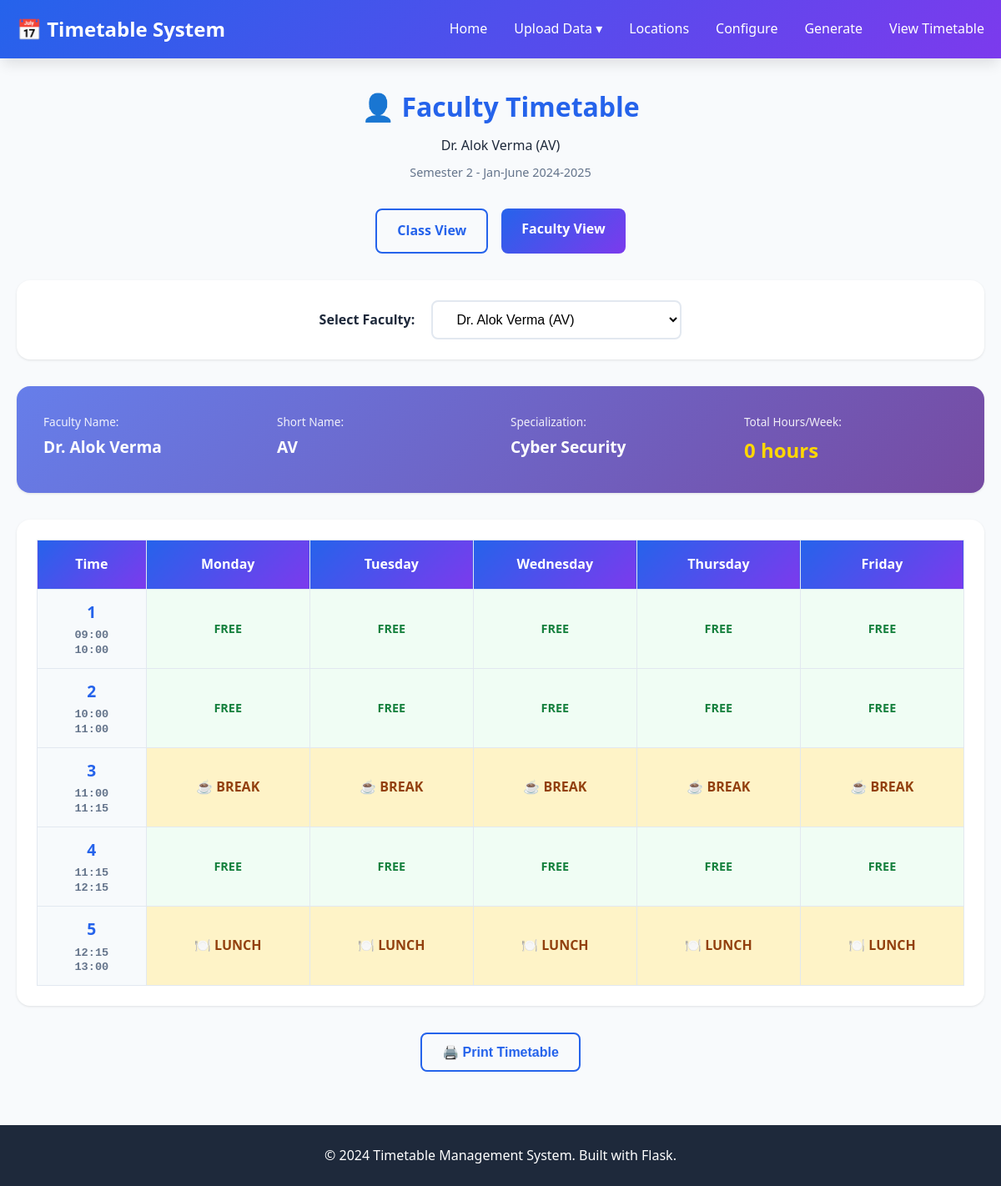
The app's page /timetable?type=faculty with its own data.
### tables this page shows
CREATE TABLE faculty (
            id INTEGER PRIMARY KEY AUTOINCREMENT,
            faculty_name TEXT NOT NULL,
            short_name TEXT NOT NULL UNIQUE,
            specialization TEXT,
            availability TEXT DEFAULT 'Mon,Tue,Wed,Thu,Fri,Sat',
            max_hours_per_week INTEGER DEFAULT 24,
            created_at TIMESTAMP DEFAULT CURRENT_TIMESTAMP
        );

CREATE TABLE academic_config (
            id INTEGER PRIMARY KEY AUTOINCREMENT,
            academic_year TEXT NOT NULL,
            term TEXT NOT NULL,
            semester INTEGER NOT NULL,
            working_days TEXT NOT NULL,
            shift_mode TEXT NOT NULL,
            shift_timings TEXT,
            created_at TIMESTAMP DEFAULT CURRENT_TIMESTAMP,
            is_active INTEGER DEFAULT 1
        );

### app.py (the view)
@app.route('/timetable')
def view_timetable():
    active_config = get_active_config()
    if not active_config:
        flash('Please configure academic settings first', 'error')
        return redirect(url_for('configure_page'))
    view_type = request.args.get('type', 'class')
    if view_type == 'class':
        if active_config['shift_mode'] == 'multi':
            timetable_data = get_class_timetable_multishift(active_config['id'])
        else:
            timetable_data = get_class_timetable_grid(active_config['id'])
        if not timetable_data:
            flash('No timetable data found', 'error')
            return redirect(url_for('generate_page'))
        stats = get_timetable_statistics(active_config['id'])
        if timetable_data.get('is_multi_shift'):
            return render_template('timetable_class.html',
                                 config=timetable_data['config'],
                                 days=timetable_data['days'],
                                 shifts=timetable_data['shifts'],
                                 is_multi_shift=True,
                                 stats=stats)
        else:
            return render_template('timetable_class.html',
                                 config=timetable_data['config'],
                                 days=timetable_data['days'],
                                 time_slots=timetable_data['time_slots'],
                                 is_multi_shift=False,
                                 stats=stats)
    else:  # Faculty view
        all_faculty = get_all_faculty_list()
        if not all_faculty:
            flash('No faculty found. Please upload faculty data first.', 'error')
            return redirect(url_for('upload_page'))
        faculty_id = request.args.get('faculty_id')
        if not faculty_id:
            faculty_id = all_faculty[0]['id']
        else:
            faculty_id = int(faculty_id)
        if active_config['shift_mode'] == 'multi':
            timetable_data = get_faculty_timetable_multishift(active_config['id'], faculty_id)
        else:
            timetable_data = get_faculty_timetable_grid(active_config['id'], faculty_id)
        if not timetable_data:
            flash('No timetable data found for this faculty', 'warning')
            return redirect(url_for('generate_page'))
        if timetable_data.get('is_multi_shift'):
            return render_template('timetable_faculty_grid.html',
                                 config=timetable_data['config'],
                                 faculty=timetable_data['faculty'],
                                 days=timetable_data['days'],
                                 shifts=timetable_data['shifts'],
                                 is_multi_shift=True,
                                 total_hours=timetable_data['total_hours'],
                                 all_faculty=all_faculty)
        else:
            return render_template('timetable_faculty_grid.html',
                                 config=timetable_data['config'],
                                 faculty=timetable_data['faculty'],
                                 days=timetable_data['days'],
                                 time_slots=timetable_data['time_slots'],
                                 is_multi_shift=False,
                                 total_hours=timetable_data['total_hours'],
                                 all_faculty=all_faculty)

### database/db_setup.py (called while the page is built)
def get_connection():
    os.makedirs('database', exist_ok=True)
    conn = sqlite3.connect(DATABASE_PATH)
    conn.row_factory = sqlite3.Row  # Access columns by name
    return conn

### services/config_service.py (called while the page is built)
def get_active_config():
    conn = get_connection()
    cursor = conn.cursor()
    cursor.execute('SELECT * FROM academic_config WHERE is_active = 1 ORDER BY id DESC LIMIT 1')
    row = cursor.fetchone()
    conn.close()
    if row:
        config = dict(row)
        config['shift_timings'] = json.loads(config['shift_timings'])
        return config
    return None

### services/timetable_service.py (called while the page is built)
def get_all_faculty_list():
    conn = get_connection()
    cursor = conn.cursor()
    cursor.execute('''
        SELECT id, faculty_name, short_name
        FROM faculty
        ORDER BY faculty_name
    ''')
    faculty_list = [dict(row) for row in cursor.fetchall()]
    conn.close()
    return faculty_list

### templates/timetable_faculty_grid.html (shortened to what this page needs)
{% extends "base.html" %}
{% block content %}
<div class="page-header">
    <h1>👤 Faculty Timetable</h1>
    <p>{{ faculty.faculty_name }} ({{ faculty.short_name }})</p>
    <p class="semester-info">Semester {{ config.semester }} - {{ config.term }} {{ config.academic_year }}</p>
</div>
<div class="view-switcher">
    <a href="{{ url_for('view_timetable', type='class') }}" class="btn btn-secondary">Class View</a>
    <a href="{{ url_for('view_timetable', type='faculty') }}" class="btn btn-primary">Faculty View</a>
</div>
<div class="faculty-selector">
    <label for="faculty-select">Select Faculty:</label>
    <select id="faculty-select" onchange="changeFaculty(this.value)">
        {% for fac in all_faculty %}
        <option value="{{ fac.id }}" {% if fac.id == faculty.id %}selected{% endif %}>
            {{ fac.faculty_name }} ({{ fac.short_name }})
        </option>
        {% endfor %}
    </select>
</div>
<div class="faculty-info-card">
    <div class="info-item">
        <span class="label">Faculty Name:</span>
        <span class="value">{{ faculty.faculty_name }}</span>
    </div>
    <div class="info-item">
        <span class="label">Short Name:</span>
        <span class="value">{{ faculty.short_name }}</span>
    </div>
    <div class="info-item">
        <span class="label">Specialization:</span>
        <span class="value">{{ faculty.specialization }}</span>
    </div>
    <div class="info-item">
        <span class="label">Total Hours/Week:</span>
        <span class="value highlight">{{ total_hours }} hours</span>
    </div>
</div>
{% if is_multi_shift %}
    {% for shift in shifts %}
    <div class="shift-container">
        <div class="shift-header">
            <h2>{{ shift.name }}</h2>
            <p>⏰ {{ shift.start_time }} - {{ shift.end_time }}</p>
        </div>
        <div class="timetable-grid-container">
            <table class="timetable-grid">
                <thead>
                    <tr>
                        <th class="time-header">Time</th>
                        {% for day in days %}
                        <th class="day-header">{{ day }}</th>
                        {% endfor %}
                    </tr>
                </thead>
                <tbody>
                    {% for slot in shift.time_slots %}
                    <tr>
                        <td class="time-cell">
                            <div class="slot-number">{{ loop.index }}</div>
                            <div class="time-range">
                                {{ slot.start_time }}<br>{{ slot.end_time }}
                            </div>
                        </td>
                        {% for day in days %}
                            {% set cell = slot.days[day] %}
                            {% if cell.is_break %}
                                <td class="break-cell">
                                    ☕ BREAK
                                </td>
                            {% elif cell.subject_code %}
                                <td class="subject-cell {% if cell.slot_type == 'lab' %}lab-cell{% endif %}">
                                    <div class="subject-code">{{ cell.subject_code }}</div>
                                    <div class="subject-name">{{ cell.subject_name }}</div>
                                    {% if cell.slot_type == 'lab' %}
                                        <span class="lab-badge">🔬 LAB</span>
                                    {% else %}
                                        <span class="lecture-badge">📚 LECTURE</span>
                                    {% endif %}
                                </td>
                            {% else %}
                                <td class="free-cell">FREE</td>
                            {% endif %}
                        {% endfor %}
                    </tr>
                    {% endfor %}
                </tbody>
            </table>
        </div>
    </div>
    {% endfor %}
{% else %}
    <div class="timetable-grid-container">
        <table class="timetable-grid">
            <thead>
                <tr>
                    <th class="time-header">Time</th>
                    {% for day in days %}
                    <th class="day-header">{{ day }}</th>
                    {% endfor %}
                </tr>
            </thead>
            <tbody>
                {% for slot in time_slots %}
                <tr>
                    <td class="time-cell">
                        <div class="slot-number">{{ slot.slot_number }}</div>
                        <div class="time-range">
                            {{ slot.start_time }}<br>{{ slot.end_time }}
                        </div>
                    </td>
                    {% for day in days %}
                        {% set cell = slot.days[day] %}
                        {% if cell.is_break %}
                            <td class="break-cell">
                                {% if slot.slot_number == 5 %}
                                    🍽️ LUNCH
                                {% else %}
                                    ☕ BREAK
                                {% endif %}
                            </td>
                        {% else %}
                            <td class="free-cell">FREE</td>
                        {% endif %}
                    {% endfor %}
                </tr>
                {% endfor %}
            </tbody>
        </table>
    </div>
{% endif %}
<div class="action-buttons">
    <button onclick="window.print()" class="btn btn-secondary">🖨️ Print Timetable</button>
</div>
{% endblock %}

### static/css/style.css (style rules this page uses)
* { margin: 0; padding: 0; box-sizing: border-box; }
:root { --primary-color: #2563eb; --secondary-color: #7c3aed; --success-color: #10b981; --warning-color: #f59e0b; --error-color: #ef4444; --info-color: #3b82f6; --bg-color: #f8fafc; --card-bg: #ffffff; --text-primary: #1e293b; --text-secondary: #64748b; --border-color: #e2e8f0; --shadow: 0 1px 3px rgba(0, 0, 0, 0.1); --shadow-lg: 0 10px 15px -3px rgba(0, 0, 0, 0.1); }
body { font-family: 'Segoe UI', Tahoma, Geneva, Verdana, sans-serif; background-color: var(--bg-color); color: var(--text-primary); line-height: 1.6; min-height: 100vh; display: flex; flex-direction: column; }
.btn { display: inline-block; padding: 0.75rem 1.5rem; border-radius: 0.5rem; text-decoration: none; font-weight: 600; transition: all 0.3s; border: none; cursor: pointer; font-size: 1rem; }
.btn-primary { background: linear-gradient(135deg, var(--primary-color), var(--secondary-color)); color: white; }
.btn-secondary { background: var(--bg-color); color: var(--primary-color); border: 2px solid var(--primary-color); }
.action-buttons { display: flex; justify-content: center; gap: 1rem; flex-wrap: wrap; }
.page-header { text-align: center; margin-bottom: 2rem; }
.page-header h1 { font-size: 2rem; color: var(--primary-color); margin-bottom: 0.5rem; }

### templates/timetable_faculty_grid.html (style rules this page uses)
.page-header { text-align: center; margin-bottom: 1rem; }
.semester-info { font-size: 0.9rem; color: var(--text-secondary); margin-top: 0.5rem; }
.view-switcher { text-align: center; margin: 2rem 0; display: flex; gap: 1rem; justify-content: center; }
.faculty-selector { background: var(--card-bg); padding: 1.5rem; border-radius: 1rem; box-shadow: var(--shadow); margin-bottom: 2rem; text-align: center; }
.faculty-selector label { font-weight: 600; margin-right: 1rem; color: var(--text-primary); }
.faculty-selector select { padding: 0.75rem 1.5rem; border: 2px solid var(--border-color); border-radius: 0.5rem; font-size: 1rem; min-width: 300px; cursor: pointer; background: white; }
.faculty-info-card { background: linear-gradient(135deg, #667eea 0%, #764ba2 100%); color: white; padding: 2rem; border-radius: 1rem; box-shadow: var(--shadow); margin-bottom: 2rem; display: grid; grid-template-columns: repeat(auto-fit, minmax(200px, 1fr)); gap: 1.5rem; }
.info-item { display: flex; flex-direction: column; }
.info-item .label { font-size: 0.85rem; opacity: 0.9; margin-bottom: 0.25rem; }
.info-item .value { font-size: 1.2rem; font-weight: 600; }
.info-item .value.highlight { font-size: 1.5rem; color: #ffd700; }
.timetable-grid-container { background: var(--card-bg); padding: 1.5rem; border-radius: 1rem; box-shadow: var(--shadow); overflow-x: auto; margin-bottom: 2rem; }
.timetable-grid { width: 100%; border-collapse: collapse; min-width: 1000px; }
.timetable-grid th { background: linear-gradient(135deg, var(--primary-color), var(--secondary-color)); color: white; padding: 1rem; font-weight: 600; text-align: center; border: 1px solid var(--border-color); }
.time-header { min-width: 100px; }
.day-header { min-width: 150px; }
.timetable-grid td { padding: 0.75rem; border: 1px solid var(--border-color); text-align: center; vertical-align: middle; }
.time-cell { background: #f7fafc; font-weight: 600; color: #4a5568; }
.slot-number { font-size: 1.2rem; font-weight: 700; color: var(--primary-color); margin-bottom: 0.25rem; }
.time-range { font-size: 0.85rem; font-family: monospace; color: #64748b; line-height: 1.3; }
.break-cell { background: #fef3c7; font-weight: 700; color: #92400e; font-size: 1rem; }
.free-cell { background: #f0fdf4; color: #15803d; font-weight: 600; font-size: 0.9rem; }
.action-buttons { text-align: center; margin: 2rem 0; }

### records on screen
faculty: faculty_name "Dr. Alok Verma", short_name "AV", specialization "Cyber Security"
academic_config: semester "2", term "Jan-June", academic_year "2024-2025"

### other values on screen
{{ total_hours }} "0"
{{ day }} "Monday" "Tuesday" "Wednesday" "Thursday" "Friday"
{{ slot.slot_number }} "1" "2" "3" "4" "5"
{{ slot.start_time }} "09:00" "10:00" "11:00" "11:15" "12:15"
{{ slot.end_time }} "10:00" "11:00" "11:15" "12:15" "13:00"
form field value "Dr. Alok Verma (AV)"
